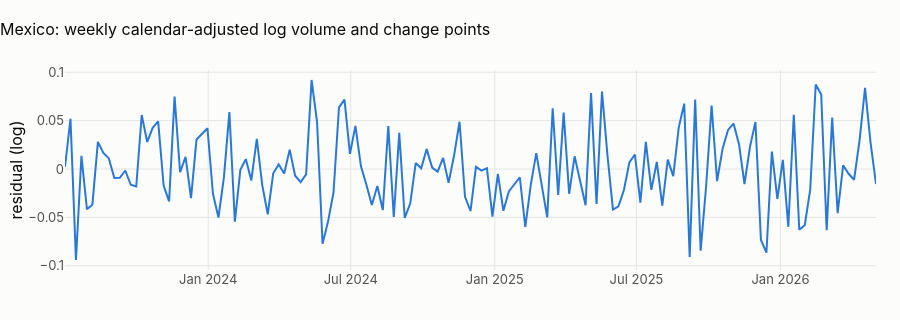

Notebook code for this chart:
### Markdown cell above
## 2 · Change points in the level of activity
**Method.** PELT (pruned exact linear time) on the weekly mean of the calendar-adjusted log volume, with an RBF cost
and a penalty of 3·log(n) (BIC-like): it finds the dates where the series' level shifts, and the penalty decides how
much shift is worth a break. Weekly aggregation removes the daily noise that would otherwise force many small breaks.

### Code cell
wk = daily.set_index("local_date").resid.resample("W").mean().dropna()
algo = rpt.Pelt(model="rbf", min_size=6).fit(wk.to_numpy().reshape(-1, 1))
bkps = algo.predict(pen=3 * np.log(len(wk)))
dates = [wk.index[b - 1] for b in bkps[:-1]]
fig = px.line(
    x=wk.index,
    y=wk.values,
    title=f"{CTRY.name}: weekly calendar-adjusted log volume and change points",
)
for d in dates:
    fig.add_vline(x=d, line_dash="dash")
fig.update_layout(height=320, xaxis_title=None, yaxis_title="residual (log)")
fig.show()
display(
    Markdown(
        f"**{len(dates)} change point(s)** "
        + (
            f"at {', '.join(str(d.date()) for d in dates)}."
            if dates
            else "in three years: the level of activity never shifts."
        )
    )
)

### Figure 1 — Plotly figure (JSON) as saved in the notebook; plotly's stock layout.template omitted (floating-point values rounded to 4 significant figures; data arrays with more than 128 entries replaced by an {"elided": "..."} marker saying what was removed)
{"data": [{"hovertemplate": "x=%{x}<br>y=%{y}<extra></extra>", "legendgroup": "", "line": {"color": "#2a78d6", "dash": "solid"}, "marker": {"symbol": "circle"}, "mode": "lines", "name": "", "orientation": "v", "showlegend": false, "type": "scatter", "x": {"elided": "149 str values"}, "xaxis": "x", "y": {"elided": "149 float values"}, "yaxis": "y"}], "layout": {"height": 320, "legend": {"tracegroupgap": 0}, "title": {"text": "Mexico: weekly calendar-adjusted log volume and change points"}, "xaxis": {"anchor": "y", "domain": [0.0, 1.0], "title": {}}, "yaxis": {"anchor": "x", "domain": [0.0, 1.0], "title": {"text": "residual (log)"}}}}
